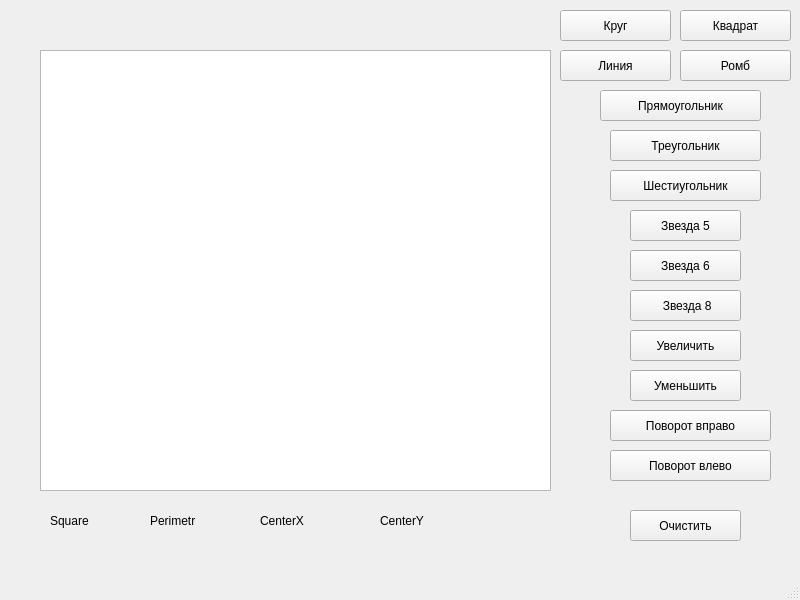
<?xml version="1.0" encoding="UTF-8"?>
<ui version="4.0">
 <class>MainWindow</class>
 <widget class="QMainWindow" name="MainWindow">
  <property name="geometry">
   <rect>
    <x>0</x>
    <y>0</y>
    <width>800</width>
    <height>600</height>
   </rect>
  </property>
  <property name="windowTitle">
   <string>MainWindow</string>
  </property>
  <widget class="QWidget" name="centralwidget">
   <widget class="QGraphicsView" name="graphicsView">
    <property name="geometry">
     <rect>
      <x>40</x>
      <y>50</y>
      <width>511</width>
      <height>441</height>
     </rect>
    </property>
   </widget>
   <widget class="QPushButton" name="pushButton">
    <property name="geometry">
     <rect>
      <x>610</x>
      <y>130</y>
      <width>151</width>
      <height>31</height>
     </rect>
    </property>
    <property name="text">
     <string>Треугольник</string>
    </property>
   </widget>
   <widget class="QPushButton" name="pushButton_2">
    <property name="geometry">
     <rect>
      <x>560</x>
      <y>10</y>
      <width>111</width>
      <height>31</height>
     </rect>
    </property>
    <property name="text">
     <string>Круг</string>
    </property>
   </widget>
   <widget class="QPushButton" name="pushButton_3">
    <property name="geometry">
     <rect>
      <x>680</x>
      <y>10</y>
      <width>111</width>
      <height>31</height>
     </rect>
    </property>
    <property name="text">
     <string>Квадрат</string>
    </property>
   </widget>
   <widget class="QPushButton" name="pushButton_4">
    <property name="geometry">
     <rect>
      <x>600</x>
      <y>90</y>
      <width>161</width>
      <height>31</height>
     </rect>
    </property>
    <property name="text">
     <string>Прямоугольник</string>
    </property>
   </widget>
   <widget class="QPushButton" name="pushButton_5">
    <property name="geometry">
     <rect>
      <x>560</x>
      <y>50</y>
      <width>111</width>
      <height>31</height>
     </rect>
    </property>
    <property name="text">
     <string>Линия</string>
    </property>
   </widget>
   <widget class="QPushButton" name="pushButton_6">
    <property name="geometry">
     <rect>
      <x>680</x>
      <y>50</y>
      <width>111</width>
      <height>31</height>
     </rect>
    </property>
    <property name="text">
     <string>Ромб</string>
    </property>
   </widget>
   <widget class="QPushButton" name="pushButton_7">
    <property name="geometry">
     <rect>
      <x>610</x>
      <y>170</y>
      <width>151</width>
      <height>31</height>
     </rect>
    </property>
    <property name="text">
     <string>Шестиугольник</string>
    </property>
   </widget>
   <widget class="QPushButton" name="pushButton_8">
    <property name="geometry">
     <rect>
      <x>630</x>
      <y>290</y>
      <width>111</width>
      <height>31</height>
     </rect>
    </property>
    <property name="text">
     <string> Звезда 8</string>
    </property>
   </widget>
   <widget class="QPushButton" name="pushButton_9">
    <property name="geometry">
     <rect>
      <x>630</x>
      <y>210</y>
      <width>111</width>
      <height>31</height>
     </rect>
    </property>
    <property name="text">
     <string>Звезда 5</string>
    </property>
   </widget>
   <widget class="QPushButton" name="pushButton_10">
    <property name="geometry">
     <rect>
      <x>630</x>
      <y>250</y>
      <width>111</width>
      <height>31</height>
     </rect>
    </property>
    <property name="text">
     <string>Звезда 6</string>
    </property>
   </widget>
   <widget class="QPushButton" name="pushButton_11">
    <property name="geometry">
     <rect>
      <x>610</x>
      <y>450</y>
      <width>161</width>
      <height>31</height>
     </rect>
    </property>
    <property name="text">
     <string>Поворот влево</string>
    </property>
   </widget>
   <widget class="QPushButton" name="pushButton_12">
    <property name="geometry">
     <rect>
      <x>630</x>
      <y>510</y>
      <width>111</width>
      <height>31</height>
     </rect>
    </property>
    <property name="text">
     <string>Очистить</string>
    </property>
   </widget>
   <widget class="QPushButton" name="pushButton_13">
    <property name="geometry">
     <rect>
      <x>630</x>
      <y>330</y>
      <width>111</width>
      <height>31</height>
     </rect>
    </property>
    <property name="text">
     <string>Увеличить</string>
    </property>
   </widget>
   <widget class="QPushButton" name="pushButton_14">
    <property name="geometry">
     <rect>
      <x>630</x>
      <y>370</y>
      <width>111</width>
      <height>31</height>
     </rect>
    </property>
    <property name="text">
     <string>Уменьшить</string>
    </property>
   </widget>
   <widget class="QPushButton" name="pushButton_15">
    <property name="geometry">
     <rect>
      <x>610</x>
      <y>410</y>
      <width>161</width>
      <height>31</height>
     </rect>
    </property>
    <property name="text">
     <string>Поворот вправо</string>
    </property>
   </widget>
   <widget class="QLabel" name="label">
    <property name="geometry">
     <rect>
      <x>50</x>
      <y>510</y>
      <width>85</width>
      <height>22</height>
     </rect>
    </property>
    <property name="text">
     <string/>
    </property>
   </widget>
   <widget class="QLabel" name="label_2">
    <property name="geometry">
     <rect>
      <x>50</x>
      <y>510</y>
      <width>85</width>
      <height>22</height>
     </rect>
    </property>
    <property name="text">
     <string>Square</string>
    </property>
   </widget>
   <widget class="QLabel" name="label_3">
    <property name="geometry">
     <rect>
      <x>150</x>
      <y>510</y>
      <width>85</width>
      <height>22</height>
     </rect>
    </property>
    <property name="text">
     <string>Perimetr</string>
    </property>
   </widget>
   <widget class="QLabel" name="label_4">
    <property name="geometry">
     <rect>
      <x>260</x>
      <y>510</y>
      <width>85</width>
      <height>22</height>
     </rect>
    </property>
    <property name="text">
     <string>CenterX</string>
    </property>
   </widget>
   <widget class="QLabel" name="label_5">
    <property name="geometry">
     <rect>
      <x>380</x>
      <y>510</y>
      <width>85</width>
      <height>22</height>
     </rect>
    </property>
    <property name="text">
     <string>CenterY</string>
    </property>
   </widget>
  </widget>
  <widget class="QMenuBar" name="menubar">
   <property name="geometry">
    <rect>
     <x>0</x>
     <y>0</y>
     <width>800</width>
     <height>27</height>
    </rect>
   </property>
  </widget>
  <widget class="QStatusBar" name="statusbar"/>
 </widget>
 <resources/>
 <connections/>
</ui>
